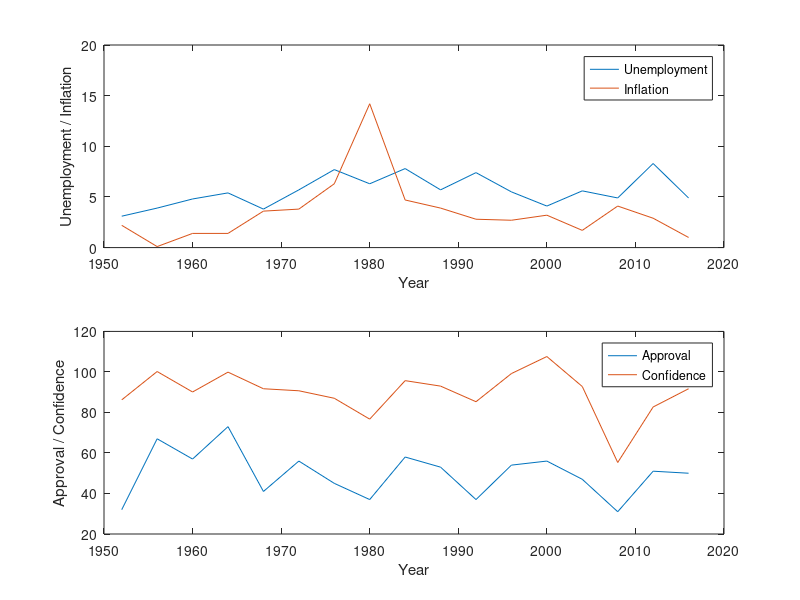
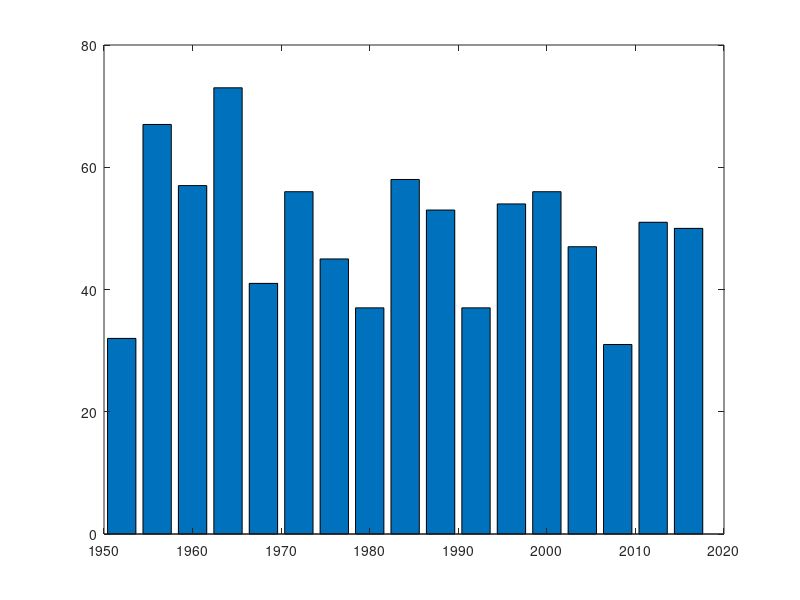
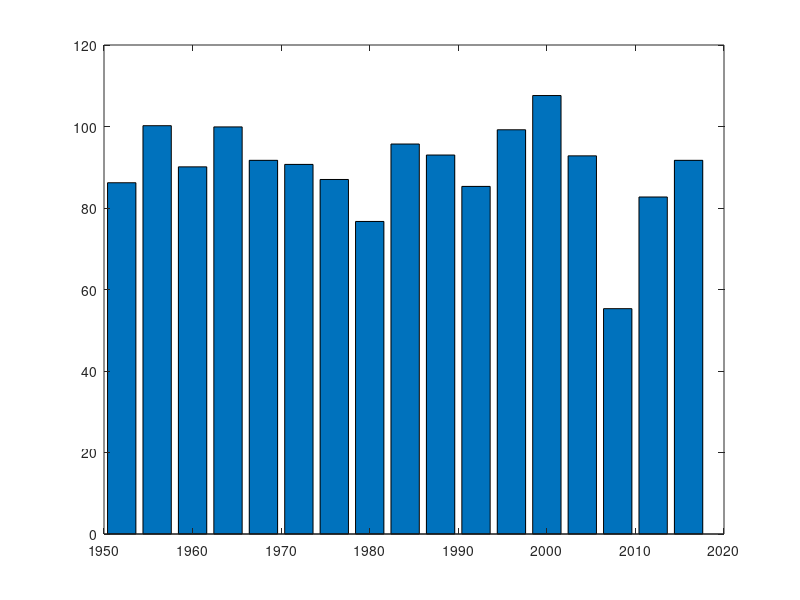

Here is the MATLAB script that generated these plots, in order:
% File Name: ICL_Mod4.mat
% --------------------------------------------------------------------------
% Fluxyl
% Engineering Computations with MATLAB
% MATLAB for Engineering
% {Teacher name removed for privacy}
% 
% Start Date: 09/24/2018
% Last Revised On: 09/24/2018
% 
% Purpose: 
%             
% Variable List:
% 
%
%-----Input----------------------------------------------------------------
%Load the data file.
clear
clc
clf
load EconData.dat;

%Open new figure window and assign figure handle.
fh1 = figure(1);

%-----Processing-----------------------------------------------------------
%Create two sets of axes, arranged vertically, in the single figure window.
%Assign handles to each set of axes.
ah1 = subplot(2,2,1:2);
ah2 = subplot(2,2,3:4);

%On the first graph, plot Unemployment vs. Year and Inflation vs. Year
%   using a single plot statement.
%Assign a handle to the plot. 
subplot(2,2,1:2);
ph1 = plot(EconData(:,1),EconData(:,2),EconData(:,1),(EconData(:,3)));

%Label each axis, assigning a handle to each label.
al1 = xlabel('Year');
al2 = ylabel('Unemployment / Inflation');

%On the second graph, plot Presidential Approval vs. Year and Consumer
%   Confidence vs. Year using two seperate plot statements.
%Assign a handle to the plot.
subplot(2,2,3:4);
ph2 = plot(EconData(:,1),EconData(:,4),EconData(:,1),(EconData(:,5)));

%Label each axis, assigning a handle to each label.
al3 = xlabel('Year');
al4 = ylabel('Approval / Confidence');

%Add legends to each graph.
subplot(2,2,1:2);
legend('Unemployment', 'Inflation');
subplot(2,2,3:4);
legend('Approval', 'Confidence');

%Create seperate figure windows and use some of the data to create vertical
%   (bar)  and horizontal (barh) bar graphs.
figure(2)
fh2 = bar(EconData(:,1),EconData(:,4))
figure(3)
fh3 = bar(EconData(:,1),(EconData(:,5)))
%-----Psuedocode-----------------------------------------------------------
%Load Econdata.dat
%Open new figure window and assign figure handle.
%Create two sets of axes, arranged vertically, in the single figure window.
%Assign handles to each set of axes.
%On the first graph, plot Unemployment vs. Year and Inflation vs. Year
%       using a single plot statement.
%Assign a handle to the plot. 
%Label each axis, assigning a handle to each label.
%On the second graph, plot Presidential Approval vs. Year and Consumer
%   Confidence vs. Year using two seperate plot statements.
%Assign a handle to the plot.
%Label each axis, assigning a handle to each label.
%Use the various handles to change some of the properties.
%Add legends to each graph.
%Create seperate figure windows and use some of the data to create vertical
%   (bar)  and horizontal (barh) bar graphs.
